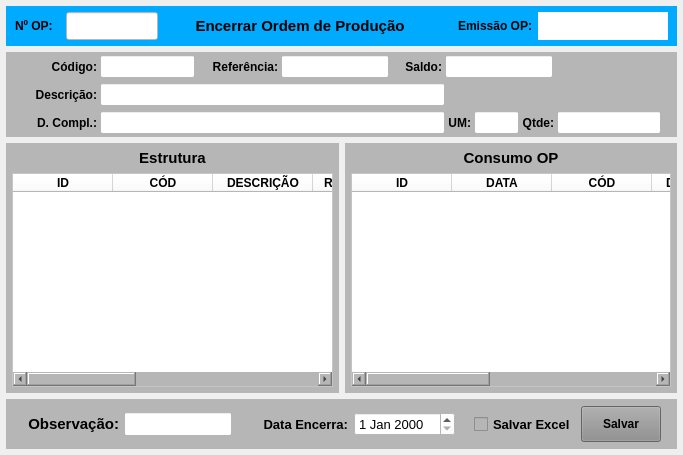
<?xml version="1.0" encoding="UTF-8"?>
<ui version="4.0">
 <class>MainWindow</class>
 <widget class="QMainWindow" name="MainWindow">
  <property name="geometry">
   <rect>
    <x>0</x>
    <y>0</y>
    <width>683</width>
    <height>455</height>
   </rect>
  </property>
  <property name="windowTitle">
   <string>Encerrar OP</string>
  </property>
  <widget class="QWidget" name="centralwidget">
   <layout class="QVBoxLayout" name="verticalLayout">
    <property name="spacing">
     <number>6</number>
    </property>
    <property name="leftMargin">
     <number>6</number>
    </property>
    <property name="topMargin">
     <number>6</number>
    </property>
    <property name="rightMargin">
     <number>6</number>
    </property>
    <property name="bottomMargin">
     <number>6</number>
    </property>
    <item>
     <widget class="QWidget" name="widget_cabecalho" native="true">
      <property name="sizePolicy">
       <sizepolicy hsizetype="Preferred" vsizetype="Fixed">
        <horstretch>0</horstretch>
        <verstretch>0</verstretch>
       </sizepolicy>
      </property>
      <property name="minimumSize">
       <size>
        <width>0</width>
        <height>40</height>
       </size>
      </property>
      <property name="maximumSize">
       <size>
        <width>16777215</width>
        <height>40</height>
       </size>
      </property>
      <property name="styleSheet">
       <string notr="true">background-color: rgb(0, 170, 255);</string>
      </property>
      <layout class="QHBoxLayout" name="horizontalLayout">
       <property name="topMargin">
        <number>6</number>
       </property>
       <property name="bottomMargin">
        <number>6</number>
       </property>
       <item>
        <widget class="QLabel" name="label_3">
         <property name="sizePolicy">
          <sizepolicy hsizetype="Minimum" vsizetype="Preferred">
           <horstretch>0</horstretch>
           <verstretch>0</verstretch>
          </sizepolicy>
         </property>
         <property name="minimumSize">
          <size>
           <width>45</width>
           <height>0</height>
          </size>
         </property>
         <property name="maximumSize">
          <size>
           <width>45</width>
           <height>16777215</height>
          </size>
         </property>
         <property name="font">
          <font>
           <pointsize>9</pointsize>
           <weight>75</weight>
           <bold>true</bold>
          </font>
         </property>
         <property name="text">
          <string>Nº OP:</string>
         </property>
         <property name="alignment">
          <set>Qt::AlignLeading|Qt::AlignLeft|Qt::AlignVCenter</set>
         </property>
        </widget>
       </item>
       <item>
        <widget class="QLineEdit" name="line_Num_OP">
         <property name="sizePolicy">
          <sizepolicy hsizetype="Fixed" vsizetype="Preferred">
           <horstretch>0</horstretch>
           <verstretch>0</verstretch>
          </sizepolicy>
         </property>
         <property name="maximumSize">
          <size>
           <width>92</width>
           <height>16777215</height>
          </size>
         </property>
         <property name="font">
          <font>
           <pointsize>12</pointsize>
          </font>
         </property>
         <property name="styleSheet">
          <string notr="true">background-color: rgb(255, 255, 255);</string>
         </property>
         <property name="inputMask">
          <string/>
         </property>
         <property name="text">
          <string/>
         </property>
         <property name="frame">
          <bool>true</bool>
         </property>
         <property name="echoMode">
          <enum>QLineEdit::Normal</enum>
         </property>
         <property name="alignment">
          <set>Qt::AlignCenter</set>
         </property>
         <property name="dragEnabled">
          <bool>false</bool>
         </property>
         <property name="placeholderText">
          <string/>
         </property>
        </widget>
       </item>
       <item>
        <widget class="QLabel" name="label_13">
         <property name="sizePolicy">
          <sizepolicy hsizetype="Preferred" vsizetype="Preferred">
           <horstretch>0</horstretch>
           <verstretch>0</verstretch>
          </sizepolicy>
         </property>
         <property name="minimumSize">
          <size>
           <width>150</width>
           <height>0</height>
          </size>
         </property>
         <property name="font">
          <font>
           <pointsize>11</pointsize>
           <weight>75</weight>
           <bold>true</bold>
          </font>
         </property>
         <property name="text">
          <string>Encerrar Ordem de Produção</string>
         </property>
         <property name="alignment">
          <set>Qt::AlignCenter</set>
         </property>
        </widget>
       </item>
       <item>
        <widget class="QLabel" name="label_5">
         <property name="sizePolicy">
          <sizepolicy hsizetype="Fixed" vsizetype="Preferred">
           <horstretch>0</horstretch>
           <verstretch>0</verstretch>
          </sizepolicy>
         </property>
         <property name="minimumSize">
          <size>
           <width>90</width>
           <height>0</height>
          </size>
         </property>
         <property name="maximumSize">
          <size>
           <width>90</width>
           <height>16777215</height>
          </size>
         </property>
         <property name="font">
          <font>
           <pointsize>9</pointsize>
           <weight>75</weight>
           <bold>true</bold>
          </font>
         </property>
         <property name="text">
          <string>Emissão OP:</string>
         </property>
         <property name="alignment">
          <set>Qt::AlignRight|Qt::AlignTrailing|Qt::AlignVCenter</set>
         </property>
        </widget>
       </item>
       <item>
        <widget class="QLabel" name="label_Emissao">
         <property name="sizePolicy">
          <sizepolicy hsizetype="Fixed" vsizetype="Preferred">
           <horstretch>0</horstretch>
           <verstretch>0</verstretch>
          </sizepolicy>
         </property>
         <property name="minimumSize">
          <size>
           <width>130</width>
           <height>0</height>
          </size>
         </property>
         <property name="maximumSize">
          <size>
           <width>130</width>
           <height>16777215</height>
          </size>
         </property>
         <property name="font">
          <font>
           <pointsize>9</pointsize>
           <weight>75</weight>
           <bold>true</bold>
          </font>
         </property>
         <property name="styleSheet">
          <string notr="true">background-color: rgb(255, 255, 255);</string>
         </property>
         <property name="text">
          <string/>
         </property>
         <property name="alignment">
          <set>Qt::AlignCenter</set>
         </property>
        </widget>
       </item>
      </layout>
     </widget>
    </item>
    <item>
     <widget class="QWidget" name="widget_Cor1" native="true">
      <property name="sizePolicy">
       <sizepolicy hsizetype="Preferred" vsizetype="Fixed">
        <horstretch>0</horstretch>
        <verstretch>0</verstretch>
       </sizepolicy>
      </property>
      <property name="minimumSize">
       <size>
        <width>0</width>
        <height>85</height>
       </size>
      </property>
      <property name="maximumSize">
       <size>
        <width>16777215</width>
        <height>85</height>
       </size>
      </property>
      <property name="styleSheet">
       <string notr="true">background-color: rgb(182, 182, 182);</string>
      </property>
      <layout class="QVBoxLayout" name="verticalLayout_2">
       <property name="spacing">
        <number>1</number>
       </property>
       <property name="leftMargin">
        <number>1</number>
       </property>
       <property name="topMargin">
        <number>1</number>
       </property>
       <property name="rightMargin">
        <number>1</number>
       </property>
       <property name="bottomMargin">
        <number>1</number>
       </property>
       <item>
        <widget class="QWidget" name="widget_6" native="true">
         <property name="styleSheet">
          <string notr="true"/>
         </property>
         <layout class="QHBoxLayout" name="horizontalLayout_2">
          <property name="spacing">
           <number>3</number>
          </property>
          <property name="leftMargin">
           <number>15</number>
          </property>
          <property name="topMargin">
           <number>2</number>
          </property>
          <property name="rightMargin">
           <number>15</number>
          </property>
          <property name="bottomMargin">
           <number>2</number>
          </property>
          <item>
           <widget class="QLabel" name="label_12">
            <property name="sizePolicy">
             <sizepolicy hsizetype="Fixed" vsizetype="Preferred">
              <horstretch>0</horstretch>
              <verstretch>0</verstretch>
             </sizepolicy>
            </property>
            <property name="minimumSize">
             <size>
              <width>75</width>
              <height>0</height>
             </size>
            </property>
            <property name="maximumSize">
             <size>
              <width>75</width>
              <height>16777215</height>
             </size>
            </property>
            <property name="font">
             <font>
              <pointsize>9</pointsize>
              <weight>75</weight>
              <bold>true</bold>
             </font>
            </property>
            <property name="text">
             <string>Código:</string>
            </property>
            <property name="alignment">
             <set>Qt::AlignRight|Qt::AlignTrailing|Qt::AlignVCenter</set>
            </property>
           </widget>
          </item>
          <item>
           <widget class="QLineEdit" name="line_Codigo">
            <property name="sizePolicy">
             <sizepolicy hsizetype="Maximum" vsizetype="Preferred">
              <horstretch>0</horstretch>
              <verstretch>0</verstretch>
             </sizepolicy>
            </property>
            <property name="maximumSize">
             <size>
              <width>95</width>
              <height>16777215</height>
             </size>
            </property>
            <property name="font">
             <font>
              <pointsize>9</pointsize>
             </font>
            </property>
            <property name="styleSheet">
             <string notr="true">background-color: rgb(255, 255, 255);</string>
            </property>
            <property name="alignment">
             <set>Qt::AlignCenter</set>
            </property>
           </widget>
          </item>
          <item>
           <widget class="QLabel" name="label_16">
            <property name="sizePolicy">
             <sizepolicy hsizetype="Fixed" vsizetype="Preferred">
              <horstretch>0</horstretch>
              <verstretch>0</verstretch>
             </sizepolicy>
            </property>
            <property name="maximumSize">
             <size>
              <width>80</width>
              <height>16777215</height>
             </size>
            </property>
            <property name="font">
             <font>
              <pointsize>9</pointsize>
              <weight>75</weight>
              <bold>true</bold>
             </font>
            </property>
            <property name="text">
             <string>Referência:</string>
            </property>
            <property name="alignment">
             <set>Qt::AlignRight|Qt::AlignTrailing|Qt::AlignVCenter</set>
            </property>
           </widget>
          </item>
          <item>
           <widget class="QLineEdit" name="line_Referencia">
            <property name="sizePolicy">
             <sizepolicy hsizetype="Maximum" vsizetype="Preferred">
              <horstretch>0</horstretch>
              <verstretch>0</verstretch>
             </sizepolicy>
            </property>
            <property name="maximumSize">
             <size>
              <width>250</width>
              <height>16777215</height>
             </size>
            </property>
            <property name="font">
             <font>
              <pointsize>9</pointsize>
             </font>
            </property>
            <property name="styleSheet">
             <string notr="true">background-color: rgb(255, 255, 255);</string>
            </property>
            <property name="readOnly">
             <bool>true</bool>
            </property>
           </widget>
          </item>
          <item>
           <widget class="QLabel" name="label_18">
            <property name="sizePolicy">
             <sizepolicy hsizetype="Fixed" vsizetype="Preferred">
              <horstretch>0</horstretch>
              <verstretch>0</verstretch>
             </sizepolicy>
            </property>
            <property name="maximumSize">
             <size>
              <width>50</width>
              <height>16777215</height>
             </size>
            </property>
            <property name="font">
             <font>
              <pointsize>9</pointsize>
              <weight>75</weight>
              <bold>true</bold>
             </font>
            </property>
            <property name="text">
             <string>Saldo:</string>
            </property>
            <property name="alignment">
             <set>Qt::AlignRight|Qt::AlignTrailing|Qt::AlignVCenter</set>
            </property>
           </widget>
          </item>
          <item>
           <widget class="QLineEdit" name="line_Saldo">
            <property name="sizePolicy">
             <sizepolicy hsizetype="Maximum" vsizetype="Preferred">
              <horstretch>0</horstretch>
              <verstretch>0</verstretch>
             </sizepolicy>
            </property>
            <property name="maximumSize">
             <size>
              <width>150</width>
              <height>16777215</height>
             </size>
            </property>
            <property name="font">
             <font>
              <pointsize>9</pointsize>
             </font>
            </property>
            <property name="cursor">
             <cursorShape>IBeamCursor</cursorShape>
            </property>
            <property name="styleSheet">
             <string notr="true">background-color: rgb(255, 255, 255);</string>
            </property>
            <property name="inputMask">
             <string/>
            </property>
            <property name="text">
             <string/>
            </property>
            <property name="frame">
             <bool>true</bool>
            </property>
            <property name="echoMode">
             <enum>QLineEdit::Normal</enum>
            </property>
            <property name="alignment">
             <set>Qt::AlignCenter</set>
            </property>
            <property name="readOnly">
             <bool>true</bool>
            </property>
           </widget>
          </item>
          <item>
           <widget class="QLabel" name="label_2">
            <property name="text">
             <string/>
            </property>
           </widget>
          </item>
         </layout>
        </widget>
       </item>
       <item>
        <widget class="QWidget" name="widget_7" native="true">
         <property name="styleSheet">
          <string notr="true"/>
         </property>
         <layout class="QHBoxLayout" name="horizontalLayout_3">
          <property name="spacing">
           <number>3</number>
          </property>
          <property name="leftMargin">
           <number>15</number>
          </property>
          <property name="topMargin">
           <number>2</number>
          </property>
          <property name="rightMargin">
           <number>15</number>
          </property>
          <property name="bottomMargin">
           <number>2</number>
          </property>
          <item>
           <widget class="QLabel" name="label_15">
            <property name="sizePolicy">
             <sizepolicy hsizetype="Maximum" vsizetype="Preferred">
              <horstretch>0</horstretch>
              <verstretch>0</verstretch>
             </sizepolicy>
            </property>
            <property name="minimumSize">
             <size>
              <width>75</width>
              <height>0</height>
             </size>
            </property>
            <property name="maximumSize">
             <size>
              <width>75</width>
              <height>16777215</height>
             </size>
            </property>
            <property name="font">
             <font>
              <pointsize>9</pointsize>
              <weight>75</weight>
              <bold>true</bold>
             </font>
            </property>
            <property name="text">
             <string>Descrição:</string>
            </property>
            <property name="alignment">
             <set>Qt::AlignRight|Qt::AlignTrailing|Qt::AlignVCenter</set>
            </property>
           </widget>
          </item>
          <item>
           <widget class="QLineEdit" name="line_Descricao">
            <property name="sizePolicy">
             <sizepolicy hsizetype="Minimum" vsizetype="Preferred">
              <horstretch>0</horstretch>
              <verstretch>0</verstretch>
             </sizepolicy>
            </property>
            <property name="minimumSize">
             <size>
              <width>345</width>
              <height>0</height>
             </size>
            </property>
            <property name="font">
             <font>
              <pointsize>9</pointsize>
             </font>
            </property>
            <property name="styleSheet">
             <string notr="true">background-color: rgb(255, 255, 255);</string>
            </property>
            <property name="readOnly">
             <bool>true</bool>
            </property>
           </widget>
          </item>
          <item>
           <widget class="QLabel" name="label">
            <property name="maximumSize">
             <size>
              <width>290</width>
              <height>16777215</height>
             </size>
            </property>
            <property name="text">
             <string/>
            </property>
           </widget>
          </item>
         </layout>
        </widget>
       </item>
       <item>
        <widget class="QWidget" name="widget_8" native="true">
         <property name="styleSheet">
          <string notr="true"/>
         </property>
         <layout class="QHBoxLayout" name="horizontalLayout_4">
          <property name="spacing">
           <number>3</number>
          </property>
          <property name="leftMargin">
           <number>15</number>
          </property>
          <property name="topMargin">
           <number>2</number>
          </property>
          <property name="rightMargin">
           <number>15</number>
          </property>
          <property name="bottomMargin">
           <number>2</number>
          </property>
          <item>
           <widget class="QLabel" name="label_22">
            <property name="sizePolicy">
             <sizepolicy hsizetype="Fixed" vsizetype="Preferred">
              <horstretch>0</horstretch>
              <verstretch>0</verstretch>
             </sizepolicy>
            </property>
            <property name="minimumSize">
             <size>
              <width>75</width>
              <height>0</height>
             </size>
            </property>
            <property name="maximumSize">
             <size>
              <width>75</width>
              <height>16777215</height>
             </size>
            </property>
            <property name="font">
             <font>
              <pointsize>9</pointsize>
              <weight>75</weight>
              <bold>true</bold>
             </font>
            </property>
            <property name="text">
             <string>D. Compl.:</string>
            </property>
            <property name="alignment">
             <set>Qt::AlignRight|Qt::AlignTrailing|Qt::AlignVCenter</set>
            </property>
           </widget>
          </item>
          <item>
           <widget class="QLineEdit" name="line_Compl">
            <property name="sizePolicy">
             <sizepolicy hsizetype="Minimum" vsizetype="Preferred">
              <horstretch>0</horstretch>
              <verstretch>0</verstretch>
             </sizepolicy>
            </property>
            <property name="minimumSize">
             <size>
              <width>345</width>
              <height>0</height>
             </size>
            </property>
            <property name="font">
             <font>
              <pointsize>9</pointsize>
             </font>
            </property>
            <property name="styleSheet">
             <string notr="true">background-color: rgb(255, 255, 255);</string>
            </property>
            <property name="readOnly">
             <bool>true</bool>
            </property>
           </widget>
          </item>
          <item>
           <widget class="QLabel" name="label_19">
            <property name="sizePolicy">
             <sizepolicy hsizetype="Fixed" vsizetype="Preferred">
              <horstretch>0</horstretch>
              <verstretch>0</verstretch>
             </sizepolicy>
            </property>
            <property name="maximumSize">
             <size>
              <width>35</width>
              <height>16777215</height>
             </size>
            </property>
            <property name="font">
             <font>
              <pointsize>9</pointsize>
              <weight>75</weight>
              <bold>true</bold>
             </font>
            </property>
            <property name="text">
             <string>UM:</string>
            </property>
            <property name="alignment">
             <set>Qt::AlignRight|Qt::AlignTrailing|Qt::AlignVCenter</set>
            </property>
           </widget>
          </item>
          <item>
           <widget class="QLineEdit" name="line_UM">
            <property name="sizePolicy">
             <sizepolicy hsizetype="Maximum" vsizetype="Preferred">
              <horstretch>0</horstretch>
              <verstretch>0</verstretch>
             </sizepolicy>
            </property>
            <property name="maximumSize">
             <size>
              <width>50</width>
              <height>16777215</height>
             </size>
            </property>
            <property name="font">
             <font>
              <pointsize>9</pointsize>
             </font>
            </property>
            <property name="cursor">
             <cursorShape>IBeamCursor</cursorShape>
            </property>
            <property name="styleSheet">
             <string notr="true">background-color: rgb(255, 255, 255);</string>
            </property>
            <property name="inputMask">
             <string/>
            </property>
            <property name="text">
             <string/>
            </property>
            <property name="frame">
             <bool>true</bool>
            </property>
            <property name="echoMode">
             <enum>QLineEdit::Normal</enum>
            </property>
            <property name="alignment">
             <set>Qt::AlignCenter</set>
            </property>
            <property name="readOnly">
             <bool>true</bool>
            </property>
           </widget>
          </item>
          <item>
           <widget class="QLabel" name="label_14">
            <property name="sizePolicy">
             <sizepolicy hsizetype="Fixed" vsizetype="Preferred">
              <horstretch>0</horstretch>
              <verstretch>0</verstretch>
             </sizepolicy>
            </property>
            <property name="maximumSize">
             <size>
              <width>45</width>
              <height>16777215</height>
             </size>
            </property>
            <property name="font">
             <font>
              <pointsize>9</pointsize>
              <weight>75</weight>
              <bold>true</bold>
             </font>
            </property>
            <property name="text">
             <string>Qtde:</string>
            </property>
            <property name="alignment">
             <set>Qt::AlignRight|Qt::AlignTrailing|Qt::AlignVCenter</set>
            </property>
           </widget>
          </item>
          <item>
           <widget class="QLineEdit" name="line_Qtde">
            <property name="sizePolicy">
             <sizepolicy hsizetype="Maximum" vsizetype="Preferred">
              <horstretch>0</horstretch>
              <verstretch>0</verstretch>
             </sizepolicy>
            </property>
            <property name="maximumSize">
             <size>
              <width>150</width>
              <height>16777215</height>
             </size>
            </property>
            <property name="font">
             <font>
              <pointsize>9</pointsize>
             </font>
            </property>
            <property name="cursor">
             <cursorShape>IBeamCursor</cursorShape>
            </property>
            <property name="styleSheet">
             <string notr="true">background-color: rgb(255, 255, 255);</string>
            </property>
            <property name="inputMask">
             <string/>
            </property>
            <property name="text">
             <string/>
            </property>
            <property name="frame">
             <bool>true</bool>
            </property>
            <property name="echoMode">
             <enum>QLineEdit::Normal</enum>
            </property>
            <property name="alignment">
             <set>Qt::AlignCenter</set>
            </property>
           </widget>
          </item>
         </layout>
        </widget>
       </item>
      </layout>
     </widget>
    </item>
    <item>
     <widget class="QWidget" name="widget" native="true">
      <layout class="QHBoxLayout" name="horizontalLayout_5">
       <property name="leftMargin">
        <number>0</number>
       </property>
       <property name="topMargin">
        <number>0</number>
       </property>
       <property name="rightMargin">
        <number>0</number>
       </property>
       <property name="bottomMargin">
        <number>0</number>
       </property>
       <item>
        <widget class="QWidget" name="widget_Cor2" native="true">
         <property name="styleSheet">
          <string notr="true">background-color: rgb(182, 182, 182);</string>
         </property>
         <layout class="QVBoxLayout" name="verticalLayout_4">
          <property name="leftMargin">
           <number>6</number>
          </property>
          <property name="topMargin">
           <number>6</number>
          </property>
          <property name="rightMargin">
           <number>6</number>
          </property>
          <property name="bottomMargin">
           <number>6</number>
          </property>
          <item>
           <widget class="QLabel" name="label_7">
            <property name="font">
             <font>
              <pointsize>11</pointsize>
              <weight>75</weight>
              <bold>true</bold>
             </font>
            </property>
            <property name="text">
             <string>Estrutura</string>
            </property>
            <property name="alignment">
             <set>Qt::AlignCenter</set>
            </property>
           </widget>
          </item>
          <item>
           <widget class="QTableWidget" name="table_Estrutura">
            <property name="styleSheet">
             <string notr="true">background-color: rgb(255, 255, 255);</string>
            </property>
            <column>
             <property name="text">
              <string>ID</string>
             </property>
             <property name="font">
              <font>
               <weight>75</weight>
               <bold>true</bold>
              </font>
             </property>
            </column>
            <column>
             <property name="text">
              <string>CÓD</string>
             </property>
             <property name="font">
              <font>
               <weight>75</weight>
               <bold>true</bold>
              </font>
             </property>
             <property name="textAlignment">
              <set>AlignCenter</set>
             </property>
            </column>
            <column>
             <property name="text">
              <string>DESCRIÇÃO</string>
             </property>
             <property name="font">
              <font>
               <weight>75</weight>
               <bold>true</bold>
              </font>
             </property>
             <property name="textAlignment">
              <set>AlignCenter</set>
             </property>
            </column>
            <column>
             <property name="text">
              <string>REFERÊNCIA</string>
             </property>
             <property name="font">
              <font>
               <weight>75</weight>
               <bold>true</bold>
              </font>
             </property>
             <property name="textAlignment">
              <set>AlignCenter</set>
             </property>
            </column>
            <column>
             <property name="text">
              <string>UM</string>
             </property>
             <property name="font">
              <font>
               <weight>75</weight>
               <bold>true</bold>
              </font>
             </property>
             <property name="textAlignment">
              <set>AlignCenter</set>
             </property>
            </column>
            <column>
             <property name="text">
              <string>QTDE</string>
             </property>
             <property name="font">
              <font>
               <weight>75</weight>
               <bold>true</bold>
              </font>
             </property>
             <property name="textAlignment">
              <set>AlignCenter</set>
             </property>
            </column>
            <column>
             <property name="text">
              <string>LOCAL</string>
             </property>
             <property name="font">
              <font>
               <weight>75</weight>
               <bold>true</bold>
              </font>
             </property>
             <property name="textAlignment">
              <set>AlignCenter</set>
             </property>
            </column>
            <column>
             <property name="text">
              <string>SALDO</string>
             </property>
             <property name="font">
              <font>
               <weight>75</weight>
               <bold>true</bold>
              </font>
             </property>
             <property name="textAlignment">
              <set>AlignCenter</set>
             </property>
            </column>
           </widget>
          </item>
         </layout>
        </widget>
       </item>
       <item>
        <widget class="QWidget" name="widget_Cor3" native="true">
         <property name="styleSheet">
          <string notr="true">background-color: rgb(182, 182, 182);</string>
         </property>
         <layout class="QVBoxLayout" name="verticalLayout_3">
          <property name="leftMargin">
           <number>6</number>
          </property>
          <property name="topMargin">
           <number>6</number>
          </property>
          <property name="rightMargin">
           <number>6</number>
          </property>
          <property name="bottomMargin">
           <number>6</number>
          </property>
          <item>
           <widget class="QLabel" name="label_8">
            <property name="font">
             <font>
              <pointsize>11</pointsize>
              <weight>75</weight>
              <bold>true</bold>
             </font>
            </property>
            <property name="text">
             <string>Consumo OP</string>
            </property>
            <property name="alignment">
             <set>Qt::AlignCenter</set>
            </property>
           </widget>
          </item>
          <item>
           <widget class="QTableWidget" name="table_ConsumoOS">
            <property name="styleSheet">
             <string notr="true">background-color: rgb(255, 255, 255);</string>
            </property>
            <column>
             <property name="text">
              <string>ID</string>
             </property>
             <property name="font">
              <font>
               <weight>75</weight>
               <bold>true</bold>
              </font>
             </property>
            </column>
            <column>
             <property name="text">
              <string>DATA</string>
             </property>
             <property name="font">
              <font>
               <weight>75</weight>
               <bold>true</bold>
              </font>
             </property>
            </column>
            <column>
             <property name="text">
              <string>CÓD</string>
             </property>
             <property name="font">
              <font>
               <weight>75</weight>
               <bold>true</bold>
              </font>
             </property>
            </column>
            <column>
             <property name="text">
              <string>DESCRIÇÃO</string>
             </property>
             <property name="font">
              <font>
               <weight>75</weight>
               <bold>true</bold>
              </font>
             </property>
            </column>
            <column>
             <property name="text">
              <string>REFERÊNCIA</string>
             </property>
             <property name="font">
              <font>
               <weight>75</weight>
               <bold>true</bold>
              </font>
             </property>
            </column>
            <column>
             <property name="text">
              <string>UM</string>
             </property>
             <property name="font">
              <font>
               <weight>75</weight>
               <bold>true</bold>
              </font>
             </property>
            </column>
            <column>
             <property name="text">
              <string>QTDE</string>
             </property>
             <property name="font">
              <font>
               <weight>75</weight>
               <bold>true</bold>
              </font>
             </property>
            </column>
           </widget>
          </item>
         </layout>
        </widget>
       </item>
      </layout>
     </widget>
    </item>
    <item>
     <widget class="QWidget" name="widget_Cor4" native="true">
      <property name="sizePolicy">
       <sizepolicy hsizetype="Preferred" vsizetype="Fixed">
        <horstretch>0</horstretch>
        <verstretch>0</verstretch>
       </sizepolicy>
      </property>
      <property name="minimumSize">
       <size>
        <width>0</width>
        <height>50</height>
       </size>
      </property>
      <property name="maximumSize">
       <size>
        <width>16777215</width>
        <height>50</height>
       </size>
      </property>
      <property name="styleSheet">
       <string notr="true">background-color: rgb(182, 182, 182);</string>
      </property>
      <layout class="QHBoxLayout" name="horizontalLayout_21">
       <property name="spacing">
        <number>1</number>
       </property>
       <property name="leftMargin">
        <number>1</number>
       </property>
       <property name="topMargin">
        <number>1</number>
       </property>
       <property name="rightMargin">
        <number>1</number>
       </property>
       <property name="bottomMargin">
        <number>1</number>
       </property>
       <item>
        <widget class="QWidget" name="widget_24" native="true">
         <property name="styleSheet">
          <string notr="true"/>
         </property>
         <layout class="QHBoxLayout" name="horizontalLayout_23">
          <property name="spacing">
           <number>5</number>
          </property>
          <property name="leftMargin">
           <number>15</number>
          </property>
          <property name="topMargin">
           <number>12</number>
          </property>
          <property name="rightMargin">
           <number>15</number>
          </property>
          <property name="bottomMargin">
           <number>12</number>
          </property>
          <item>
           <widget class="QLabel" name="label_28">
            <property name="sizePolicy">
             <sizepolicy hsizetype="Fixed" vsizetype="Preferred">
              <horstretch>0</horstretch>
              <verstretch>0</verstretch>
             </sizepolicy>
            </property>
            <property name="minimumSize">
             <size>
              <width>0</width>
              <height>0</height>
             </size>
            </property>
            <property name="maximumSize">
             <size>
              <width>101</width>
              <height>16777215</height>
             </size>
            </property>
            <property name="font">
             <font>
              <pointsize>11</pointsize>
              <weight>75</weight>
              <bold>true</bold>
             </font>
            </property>
            <property name="text">
             <string>Observação:</string>
            </property>
            <property name="alignment">
             <set>Qt::AlignRight|Qt::AlignTrailing|Qt::AlignVCenter</set>
            </property>
           </widget>
          </item>
          <item>
           <widget class="QLineEdit" name="line_Obs">
            <property name="sizePolicy">
             <sizepolicy hsizetype="Preferred" vsizetype="Preferred">
              <horstretch>0</horstretch>
              <verstretch>0</verstretch>
             </sizepolicy>
            </property>
            <property name="font">
             <font>
              <pointsize>9</pointsize>
             </font>
            </property>
            <property name="cursor">
             <cursorShape>IBeamCursor</cursorShape>
            </property>
            <property name="styleSheet">
             <string notr="true">background-color: rgb(255, 255, 255);</string>
            </property>
            <property name="inputMask">
             <string/>
            </property>
            <property name="text">
             <string/>
            </property>
            <property name="maxLength">
             <number>110</number>
            </property>
            <property name="frame">
             <bool>true</bool>
            </property>
            <property name="echoMode">
             <enum>QLineEdit::Normal</enum>
            </property>
            <property name="alignment">
             <set>Qt::AlignLeading|Qt::AlignLeft|Qt::AlignVCenter</set>
            </property>
           </widget>
          </item>
         </layout>
        </widget>
       </item>
       <item>
        <widget class="QWidget" name="widget_25" native="true">
         <property name="styleSheet">
          <string notr="true"/>
         </property>
         <layout class="QHBoxLayout" name="horizontalLayout_24">
          <property name="spacing">
           <number>6</number>
          </property>
          <property name="leftMargin">
           <number>15</number>
          </property>
          <property name="topMargin">
           <number>6</number>
          </property>
          <property name="rightMargin">
           <number>15</number>
          </property>
          <property name="bottomMargin">
           <number>6</number>
          </property>
          <item>
           <widget class="QLabel" name="label_17">
            <property name="sizePolicy">
             <sizepolicy hsizetype="Fixed" vsizetype="Preferred">
              <horstretch>0</horstretch>
              <verstretch>0</verstretch>
             </sizepolicy>
            </property>
            <property name="maximumSize">
             <size>
              <width>95</width>
              <height>16777215</height>
             </size>
            </property>
            <property name="font">
             <font>
              <pointsize>10</pointsize>
              <weight>75</weight>
              <bold>true</bold>
             </font>
            </property>
            <property name="text">
             <string>Data Encerra:</string>
            </property>
            <property name="alignment">
             <set>Qt::AlignRight|Qt::AlignTrailing|Qt::AlignVCenter</set>
            </property>
           </widget>
          </item>
          <item>
           <widget class="QDateEdit" name="date_Encerra">
            <property name="sizePolicy">
             <sizepolicy hsizetype="Fixed" vsizetype="Fixed">
              <horstretch>0</horstretch>
              <verstretch>0</verstretch>
             </sizepolicy>
            </property>
            <property name="maximumSize">
             <size>
              <width>101</width>
              <height>24</height>
             </size>
            </property>
            <property name="font">
             <font>
              <pointsize>10</pointsize>
             </font>
            </property>
            <property name="styleSheet">
             <string notr="true">background-color: rgb(255, 255, 255);</string>
            </property>
           </widget>
          </item>
          <item>
           <widget class="QLabel" name="label_40">
            <property name="text">
             <string/>
            </property>
           </widget>
          </item>
          <item>
           <widget class="QCheckBox" name="checkBox_Excel">
            <property name="enabled">
             <bool>true</bool>
            </property>
            <property name="sizePolicy">
             <sizepolicy hsizetype="Fixed" vsizetype="Preferred">
              <horstretch>0</horstretch>
              <verstretch>0</verstretch>
             </sizepolicy>
            </property>
            <property name="maximumSize">
             <size>
              <width>101</width>
              <height>16777215</height>
             </size>
            </property>
            <property name="font">
             <font>
              <pointsize>10</pointsize>
              <weight>75</weight>
              <bold>true</bold>
             </font>
            </property>
            <property name="text">
             <string>Salvar Excel</string>
            </property>
            <property name="checkable">
             <bool>true</bool>
            </property>
            <property name="checked">
             <bool>false</bool>
            </property>
           </widget>
          </item>
          <item>
           <widget class="QPushButton" name="btn_Salvar">
            <property name="sizePolicy">
             <sizepolicy hsizetype="Fixed" vsizetype="Preferred">
              <horstretch>0</horstretch>
              <verstretch>0</verstretch>
             </sizepolicy>
            </property>
            <property name="maximumSize">
             <size>
              <width>80</width>
              <height>16777215</height>
             </size>
            </property>
            <property name="font">
             <font>
              <pointsize>9</pointsize>
              <weight>75</weight>
              <bold>true</bold>
             </font>
            </property>
            <property name="cursor">
             <cursorShape>PointingHandCursor</cursorShape>
            </property>
            <property name="styleSheet">
             <string notr="true">background-color: rgb(141, 141, 141);</string>
            </property>
            <property name="text">
             <string>Salvar</string>
            </property>
           </widget>
          </item>
         </layout>
        </widget>
       </item>
      </layout>
     </widget>
    </item>
   </layout>
  </widget>
 </widget>
 <resources/>
 <connections/>
</ui>
